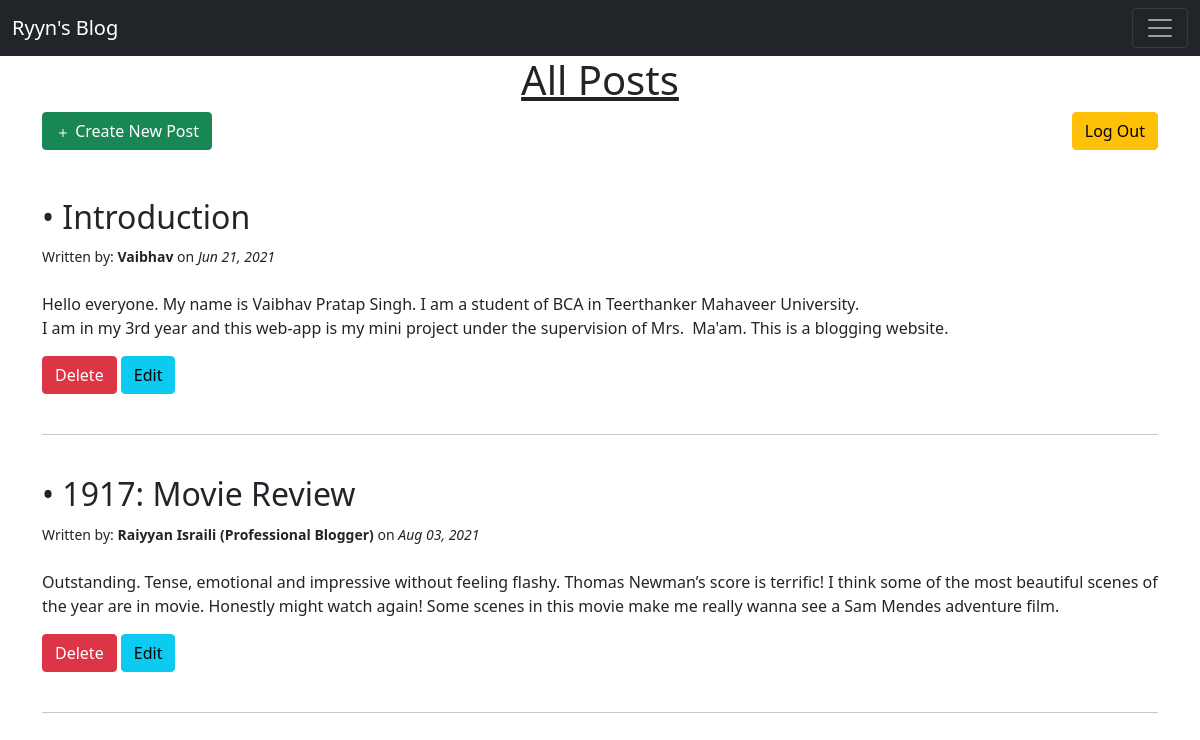
/admin, run on an earlier commit of the app's database.
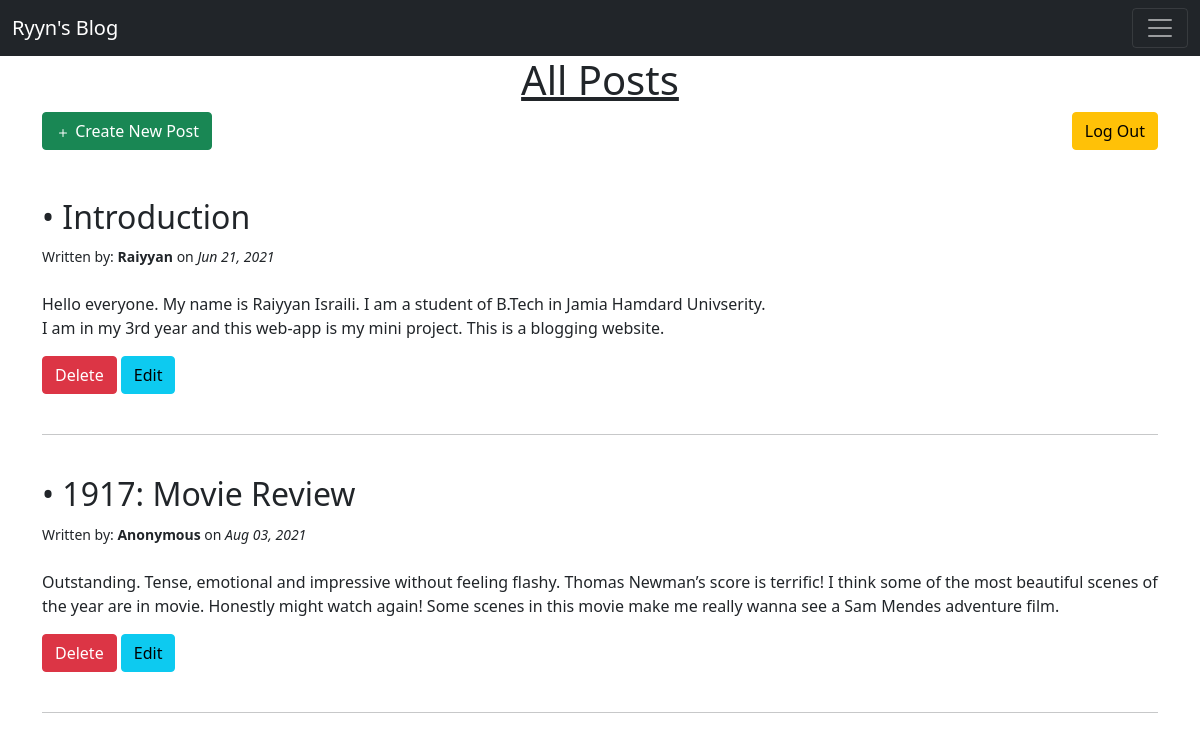
And on a later commit of the database.
### app.py (models this page shows, shortened)
class BlogPost(db.Model):
    id = db.Column(db.Integer, primary_key=True)
    title = db.Column(db.String(100), nullable=False)
    content = db.Column(db.Text, nullable=False)
    author = db.Column(db.String(20), nullable=False, default='Anonymous')
    date_posted = db.Column(db.DateTime, nullable=False, default=datetime.now())

### app.py (the view)
@app.route('/admin', methods=['GET', 'POST'])
def admin():
    all_posts = BlogPost.query.order_by(BlogPost.date_posted).all()
    return render_template('admin.html', posts=all_posts)

### templates/admin.html (shortened to what this page needs)
{% extends 'base.html' %}
{% block body %}
<h1 id="all-post">All Posts</h1>
<div>
<a style="float: right;" class="btn btn-warning" href="/">Log Out</a>
</div>
    <div class="new-post">
    <a class="btn btn-success" href="/admin/new_post">
        <svg xmlns="http://www.w3.org/2000/svg" width="16" height="16" fill="currentColor" class="bi bi-plus" viewBox="0 0 16 16">
            <path d="M8 4a.5.5 0 0 1 .5.5v3h3a.5.5 0 0 1 0 1h-3v3a.5.5 0 0 1-1 0v-3h-3a.5.5 0 0 1 0-1h3v-3A.5.5 0 0 1 8 4z"/>
        </svg> Create New Post</a>
    </div>
    <br>
    {% for post in posts %}
        <br>
        <h2>&bull; {{ post.title }}</h2>
        {% if post.author %}
            <small>Written by: <b>{{ post.author }}</b> on <i>{{post.date_posted.strftime('%b %d, %Y')}}</i></small>
        {% else %}
            <small>Written by <b>Anonymous</b> on <i>{{post.date_posted.strftime('%b %d, %Y')}}</i></small>
        {% endif %}
        <br>
        <br>
        <p style="white-space: pre-wrap;">{{ post.content }}</p>
        <a class="btn btn-danger" href='/admin/delete/{{post.id}}'>Delete</a>
        <a class="btn btn-info" href='/admin/edit/{{post.id}}'>Edit</a>
        <br>
        <br>
        <hr>
    {% endfor%}
{% endblock %}

What changed in the data, as far as the page shows it:
changed BlogPost "Introduction": author "Vaibhav" → "Raiyyan"; content "…everyone. My name is Vaibhav Pratap Singh. I am a student of BCA in Teerthanker Mahaveer University. I am in my 3rd year and this web-app is my mini project under the supervision of Mrs. Ma'am. This is a blogging…" → "…everyone. My name is Raiyyan Israili. I am a student of B.Tech in Jamia Hamdard Univserity. I am in my 3rd year and this web-app is my mini project. This is a blogging…"
changed BlogPost: author "Raiyyan Israili (Professional Blogger)" → "Anonymous"
